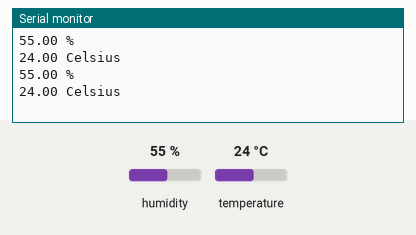
The sketch below on a simulated Arduino Uno, built with avr-gcc and run on an emulated ATmega328P. Shown: the last lines printed to the serial monitor. The inputs (shaded band) are chosen by the test bench; at power-on: humidity 55 %, temperature 24 °C.

Above: at 4.8 s.
4.9 s: humidity set to 22 %
At 7.4 s:
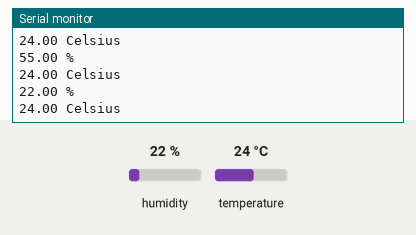
7.9 s: temperature set to 12 °C
At 8.6 s:
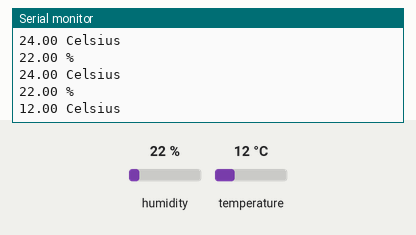
10.9 s: humidity set to 40 %
At 13.4 s:
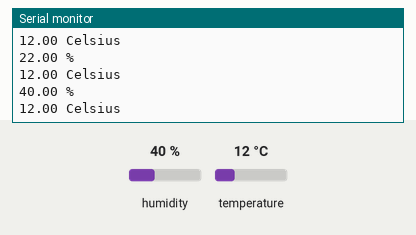
Timing chart, 0 to 14.9 s (numbered marks = the images above; inputs shaded):
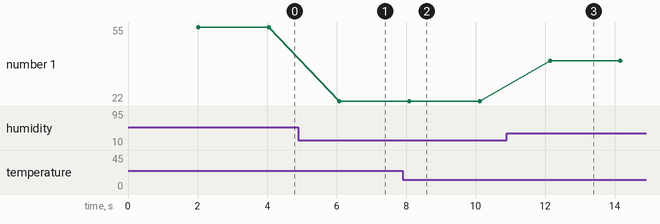

The sketch:

dht11.ino
```cpp
#include <dht.h>
dht DHT;
uint32_t timer = 0;

void setup() {
  Serial.begin(9600);
}

void loop()
{
  // executa 1 vez a cada 2 segundos / 2000 ms
  if(millis() - timer>= 2000)
  {

    DHT.read11(A1); // chama metodo de leitura da classe dht,
                   // com o pino de transmissao de dados ligado no pino A1
    // Exibe na serial o valo da umidade
    Serial.print(DHT.humidity);
    Serial.println(" %");

    // Exibe na serial o valor da temperatura
    Serial.print(DHT.temperature);
    Serial.println(" Celsius");

    timer = millis(); //Atualiza a referência
    delay(1000);
  }
}
```

Measured:
- after the input at 4.9 s, the serial monitor: prints a new line after 1.2 s (image 1)
- after the input at 7.9 s, the serial monitor: prints a new line after 0.20 s (image 2)
- after the input at 10.9 s, the serial monitor: prints a new line after 1.2 s (image 3)
- plotted number 1: 55 → 22 after the input at 4.9 s, 22 → 40 after the input at 10.9 s
